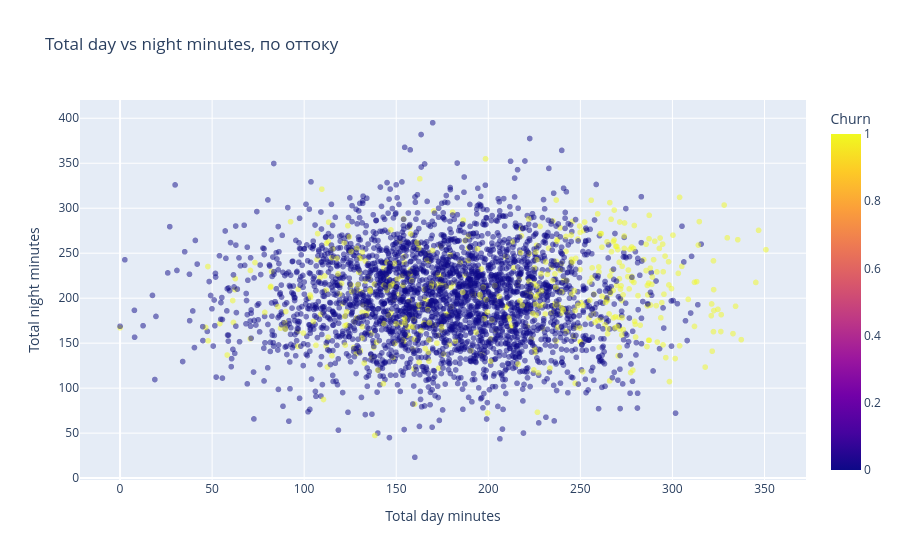

The notebook cell saved with this chart:
### Markdown cell above
---
## 3. Plotly — интерактивные графики

В отличие от matplotlib/seaborn, Plotly рисует интерактивную картинку: можно приближать, наводить мышью и видеть точные значения, скрывать серии кликом по легенде. Полезно для дашбордов и когда график нужно передать не-технической аудитории для самостоятельного изучения.

### Code cell
import plotly.express as px

fig = px.scatter(
    df, x="Total day minutes", y="Total night minutes", color="Churn", opacity=0.5,
    title="Total day vs night minutes, по оттоку",
)
fig.show()

### Figure 1 — Plotly figure (JSON) as saved in the notebook; plotly's stock layout.template omitted (floating-point values rounded to 4 significant figures; data arrays with more than 128 entries replaced by an {"elided": "..."} marker saying what was removed)
{"data": [{"hovertemplate": "Total day minutes=%{x}<br>Total night minutes=%{y}<br>Churn=%{marker.color}<extra></extra>", "legendgroup": "", "marker": {"color": {"elided": "3333 int values"}, "coloraxis": "coloraxis", "opacity": 0.5, "symbol": "circle"}, "mode": "markers", "name": "", "showlegend": false, "type": "scattergl", "x": {"elided": "3333 float values"}, "xaxis": "x", "y": {"elided": "3333 float values"}, "yaxis": "y"}], "layout": {"coloraxis": {"colorbar": {"title": {"text": "Churn"}}, "colorscale": [[0.0, "#0d0887"], [0.1111, "#46039f"], [0.2222, "#7201a8"], [0.3333, "#9c179e"], [0.4444, "#bd3786"], [0.5556, "#d8576b"], [0.6667, "#ed7953"], [0.7778, "#fb9f3a"], [0.8889, "#fdca26"], [1.0, "#f0f921"]]}, "legend": {"tracegroupgap": 0}, "title": {"text": "Total day vs night minutes, по оттоку"}, "xaxis": {"anchor": "y", "domain": [0.0, 1.0], "title": {"text": "Total day minutes"}}, "yaxis": {"anchor": "x", "domain": [0.0, 1.0], "title": {"text": "Total night minutes"}}}}
